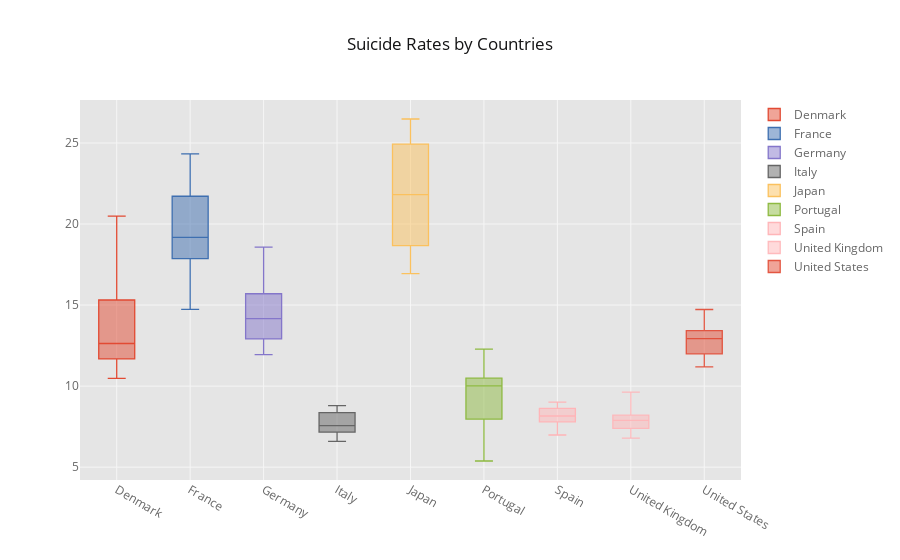

The notebook cell saved with this chart:
### Code cell
w_eu = ['Spain', 'France', 'United Kingdom', 'Portugal', 'Italy', 'Germany', 'Japan', 'Denmark', 'United States']

df_select = df_piv[df_piv['country'].isin(w_eu)]

df_select[['country', 'suicides/100k']].pivot(columns='country', values='suicides/100k').iplot(kind='box', title = 'Suicide Rates by Countries')

### Figure 1 — Plotly figure (JSON) as saved in the notebook; plotly's stock layout.template omitted (floating-point values rounded to 4 significant figures; data arrays with more than 128 entries replaced by an {"elided": "..."} marker saying what was removed)
{"data": [{"boxpoints": false, "line": {"width": 1.3}, "marker": {"color": "rgba(226, 74, 51, 1.0)"}, "name": "Denmark", "orientation": "v", "type": "box", "uid": "f72525d6-6c50-4e48-98e5-8c7e46825f15", "y": {"elided": "260 float values"}}, {"boxpoints": false, "line": {"width": 1.3}, "marker": {"color": "rgba(62, 111, 176, 1.0)"}, "name": "France", "orientation": "v", "type": "box", "uid": "d4205466-484d-411d-b9f1-1b0a97531f1c", "y": {"elided": "260 float values"}}, {"boxpoints": false, "line": {"width": 1.3}, "marker": {"color": "rgba(132, 118, 202, 1.0)"}, "name": "Germany", "orientation": "v", "type": "box", "uid": "e16d26b6-2d33-4fe4-a6a0-bb3b5b9aecb3", "y": {"elided": "260 float values"}}, {"boxpoints": false, "line": {"width": 1.3}, "marker": {"color": "rgba(101, 101, 101, 1.0)"}, "name": "Italy", "orientation": "v", "type": "box", "uid": "d9800ee9-2462-4873-87cb-1c5c1f6d8096", "y": {"elided": "260 float values"}}, {"boxpoints": false, "line": {"width": 1.3}, "marker": {"color": "rgba(251, 193, 94, 1.0)"}, "name": "Japan", "orientation": "v", "type": "box", "uid": "60c35844-2d7b-4fd2-bfd7-c396a88aef41", "y": {"elided": "260 float values"}}, {"boxpoints": false, "line": {"width": 1.3}, "marker": {"color": "rgba(142, 186, 66, 1.0)"}, "name": "Portugal", "orientation": "v", "type": "box", "uid": "4aafb32f-23f4-4ef5-af18-83cf7c35f3ad", "y": {"elided": "260 float values"}}, {"boxpoints": false, "line": {"width": 1.3}, "marker": {"color": "rgba(255, 181, 184, 1.0)"}, "name": "Spain", "orientation": "v", "type": "box", "uid": "91db7b7b-e1bf-4429-89b7-4ba4460d8e82", "y": {"elided": "260 float values"}}, {"boxpoints": false, "line": {"width": 1.3}, "marker": {"color": "rgba(255, 181, 184, 0.8999999999999999)"}, "name": "United Kingdom", "orientation": "v", "type": "box", "uid": "10e093a1-ea05-40cc-86e1-a215592d2f27", "y": {"elided": "260 float values"}}, {"boxpoints": false, "line": {"width": 1.3}, "marker": {"color": "rgba(226, 74, 51, 0.8999999999999999)"}, "name": "United States", "orientation": "v", "type": "box", "uid": "2044f2f5-eb43-49ed-ad12-8ab3fccba375", "y": {"elided": "260 float values"}}], "layout": {"legend": {"bgcolor": "#FFFFFF", "font": {"color": "#666666"}}, "paper_bgcolor": "#FFFFFF", "plot_bgcolor": "#E5E5E5", "title": {"font": {"color": "#151516"}, "text": "Suicide Rates by Countries"}, "xaxis": {"gridcolor": "#F6F6F6", "showgrid": true, "tickfont": {"color": "#666666"}, "title": {"font": {"color": "#666666"}, "text": ""}, "zerolinecolor": "#F6F6F6"}, "yaxis": {"gridcolor": "#F6F6F6", "showgrid": true, "tickfont": {"color": "#666666"}, "title": {"font": {"color": "#666666"}, "text": ""}, "zerolinecolor": "#F6F6F6"}}}
